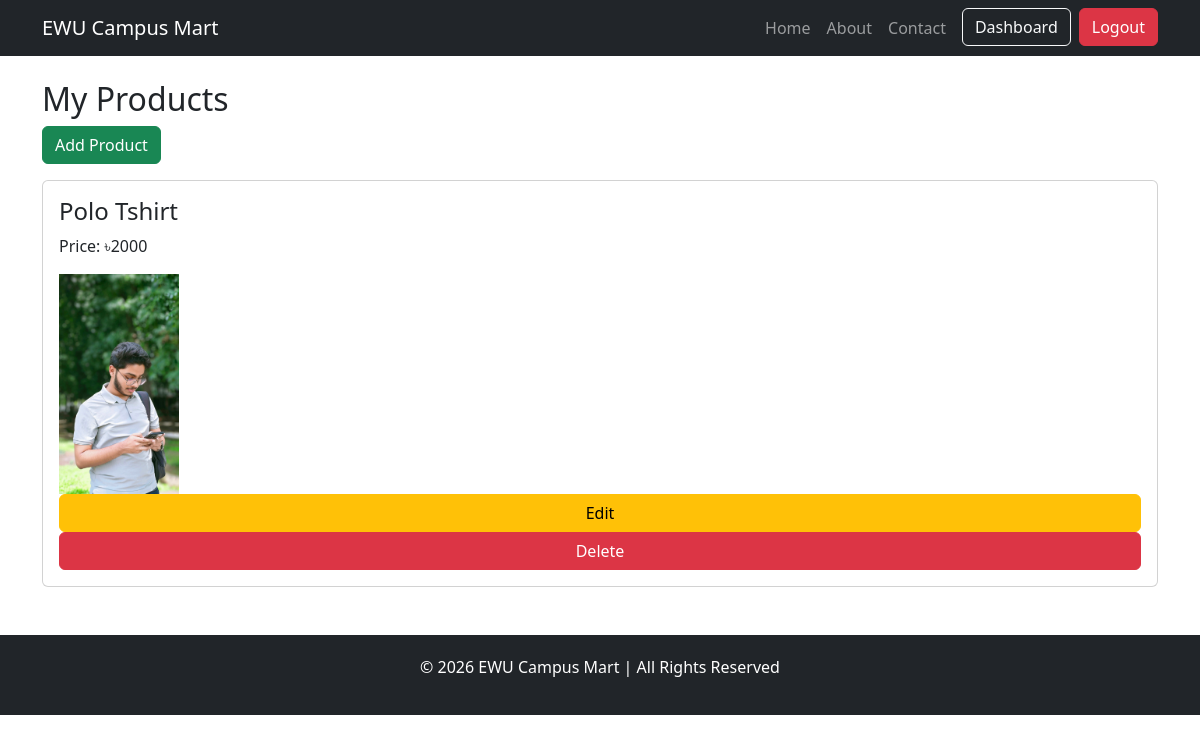
Screenshot of /seller/products/ (signed in) with the database file from the repository.
### products/models.py (models this page shows, shortened)
class Product(BaseModel):
    seller = models.ForeignKey(CustomUser, on_delete=models.CASCADE)
    product_name = models.CharField(max_length=100)
    slug = models.SlugField(unique=True  , null=True , blank=True)
    category = models.ForeignKey(Category , on_delete=models.CASCADE , related_name="products")
    price = models.IntegerField()
    product_desription = models.TextField()
    color_variant = models.ManyToManyField(ColorVariant , blank=True)
    size_variant = models.ManyToManyField(SizeVariant , blank=True)

class ProductImage(BaseModel):
    product = models.ForeignKey(Product , on_delete=models.CASCADE , related_name="product_images")
    image =  models.ImageField(upload_to="product")

### seller/middlewares.py (the view)
    def wrapped_view(request, *args, **kwargs):
        if not request.user.is_authenticated or not request.user.is_seller:
            return redirect("seller-login")
        return view_func(request, *args, **kwargs)

### seller/views.py (called while the page is built)
@auth
def seller_products(request):
    products = Product.objects.filter(seller=request.user)
    return render(request, "seller_products.html", {"products": products})

### seller/templates/seller_products.html (shortened to what this page needs)
{% extends 'seller_base.html' %} {% load static %}  {% block content %}
<h2>My Products</h2>
<a href="{% url 'add-product' %}" class="btn btn-success mb-3">Add Product</a>
{% for product in products %}
<div class="card mb-3 p-3">
  <h4>{{ product.product_name }}</h4>
  <p>Price: ৳{{ product.price }}</p>
  {% if product.product_images.first %}
  <img src="{{ product.product_images.first.image.url }}" width="120" />
  {% endif %}
  <a href="{% url 'edit-product' product.uid %}" class="btn btn-warning">
    Edit
  </a>
  <a href="{% url 'delete-product' product.uid %}" class="btn btn-danger">
    Delete
  </a>
</div>
{% empty %}
<p>No products yet</p>
{% endfor %} {% endblock %}

### rows the page displays
Product: product_name "Polo Tshirt", price "2000", product_images.first.image (picture)
